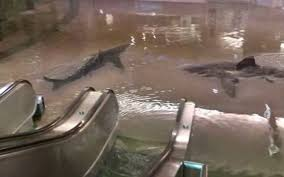
#> input picture Code/cnn/image.jpg, 284 x 177 px
$ python double_quantificazion_detect.py ../Code/cnn/image.jpg 5 5 100
#> lines starting #> are read from the running program, lines starting #| are printed output that depends on the picture
import sys
import cv2

import matplotlib.pyplot as plt

def detect_double_quantization(image_path, quality1, quality2, threshold):
    # Charger l'image originale
#> called with image_path = '../Code/cnn/image.jpg', quality1 = 5, quality2 = 5, threshold = 100
    original_image = cv2.imread(image_path)
#> original_image is the input picture: shape (177, 284, 3); mean B, G, R 92.7, 103.5, 119.1

    # Enregistrer l'image avec la première quantification
    _, buffer1 = cv2.imencode('.jpg', original_image, [int(cv2.IMWRITE_JPEG_QUALITY), quality1])
#> buffer1 = 2026 values, max 255 at index 0, min 0 at index 4, mean 105.5
    compressed_image1 = cv2.imdecode(buffer1, 1)
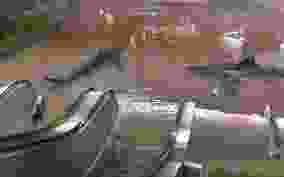
#> compressed_image1: shape (177, 284, 3); mean B, G, R 99.6, 103.1, 116.5

    # Enregistrer l'image avec la deuxième quantification
    _, buffer2 = cv2.imencode('.jpg', original_image, [int(cv2.IMWRITE_JPEG_QUALITY), quality2])
#> buffer2 has the same summary as buffer1
    compressed_image2 = cv2.imdecode(buffer2, 1)

    # Calculer la différence entre les deux images compressées
    diff_image = cv2.absdiff(compressed_image1, compressed_image2)
#> diff_image: shape (177, 284, 3); every value is 0

    # Convertir l'image en niveaux de gris
    diff_gray = cv2.cvtColor(diff_image, cv2.COLOR_BGR2GRAY)
#> diff_gray: shape (177, 284); every value is 0

    # Binariser l'image différence pour mettre en évidence les incohérences
    _, binary_diff = cv2.threshold(diff_gray, threshold, 255, cv2.THRESH_BINARY)

    # Afficher les images
    plt.subplot(131)
    plt.imshow(cv2.cvtColor(original_image, cv2.COLOR_BGR2RGB))
    plt.title('Image Originale')
    plt.axis('off')

    plt.subplot(132)
    plt.imshow(cv2.cvtColor(compressed_image1, cv2.COLOR_BGR2RGB))
    plt.title(f'Image Compressée (Qualité {quality1})')
    plt.axis('off')

    plt.subplot(133)
    plt.imshow(binary_diff, cmap='gray')
    plt.title('Carte des Incohérences')
    plt.axis('off')

    plt.show()
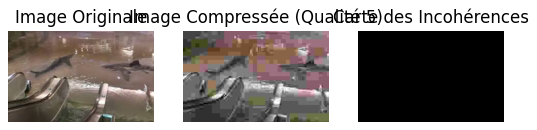
#> figure drawn by matplotlib, 3 panels

assert len(sys.argv) == 5, 'Erreur, Usage : double_quantificazion_detect.py imageIn quality1 quality2 threshold'

# Exemple d'utilisation
image_path = sys.argv[1]
quality1 = int(sys.argv[2])  # Qualité de compression 1
quality2 = int(sys.argv[3])  # Qualité de compression 2
threshold = int(sys.argv[4])  # Seuil de binarisation

detect_double_quantization(image_path, quality1, quality2, threshold)
